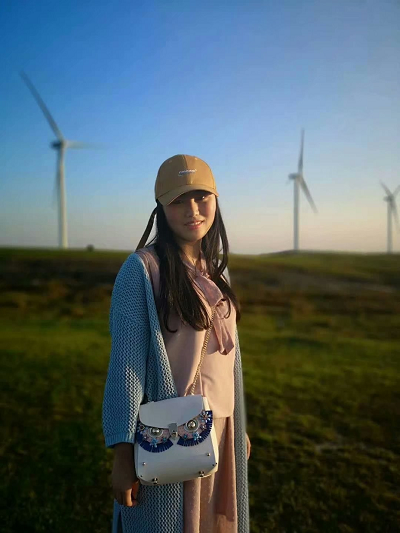
#> input picture blog40-ImageSegmentation/nv.png, 400 x 533 px, found by its file name
$ python blog33_09_sb.py
#> lines starting #> are read from the running program, lines starting #| are printed output that depends on the picture
#coding:utf-8
#By:Eastmount CSDN 2020-12-22
#该效果有点丑，读者可以设置透明度进一步优化，可能效果会好看些。
import cv2
import math
import numpy as np

#读取原始图像
img = cv2.imread('nv.png')
#> img is the input picture: shape (533, 400, 3); mean B, G, R 102.8, 99, 83.8

#获取图像行和列
rows, cols = img.shape[:2]
#> rows = 533; cols = 400

#新建目标图像
dst = np.zeros((rows, cols, 3), dtype="uint8")

#定义水波特效参数
wavelength = 20
amplitude = 30
phase = math.pi / 4

#获取中心点
centreX = 0.5
centreY = 0.5
radius = min(rows, cols) / 2
#> radius = 200

#设置水波覆盖面积
icentreX = cols*centreX
#> icentreX = 200
icentreY = rows*centreY
#> icentreY = 266.5

#图像水波特效
for i in range(rows):
    for j in range(cols):
        dx = j - icentreX
        dy = i - icentreY
        distance = dx*dx + dy*dy

        if distance>radius*radius:
            x = j
            y = i
        else:
            #计算水波区域
            distance = math.sqrt(distance)

            amount = amplitude * math.sin(distance / wavelength * 2*math.pi - phase)
            amount = amount *  (radius-distance) / radius
            amount = amount * wavelength / (distance+0.0001)
            x = j + dx * amount
            y = i + dy * amount

        #边界判断
        if x<0:
            x = 0
        if x>=cols-1:
            x = cols - 2
        if y<0:
            y = 0
        if y>=rows-1:
            y = rows - 2

        p = x - int(x)
        q = y - int(y)

        #图像水波赋值
        dst[i, j, :] = (1-p)*(1-q)*img[int(y),int(x),:] + p*(1-q)*img[int(y),int(x),:]
        + (1-p)*q*img[int(y),int(x),:] + p*q*img[int(y),int(x),:]
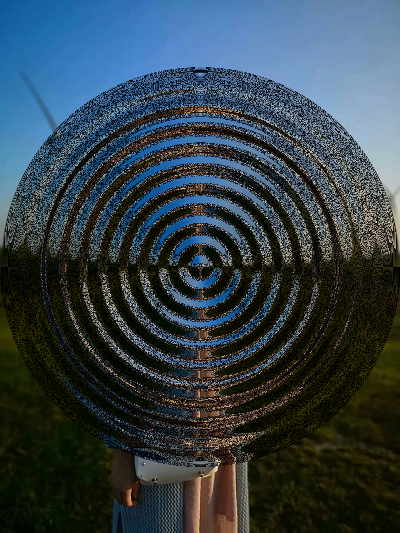
#> dst: shape (533, 400, 3); mean B, G, R 71.9, 64.7, 50.4

#显示图像
cv2.imshow('src', img)
cv2.imshow('dst', dst)

cv2.waitKey()
cv2.destroyAllWindows()

$ run again, with blog40-ImageSegmentation/hua.png copied over blog40-ImageSegmentation/nv.png
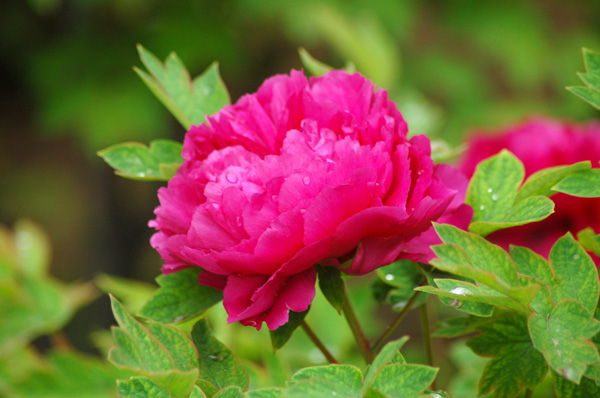
#> input picture blog40-ImageSegmentation/hua.png, 600 x 398 px, found by its file name
#> img is the input picture: shape (398, 600, 3); mean B, G, R 56.8, 94.7, 121.2
#> after the loop `for i in range(rows):`:
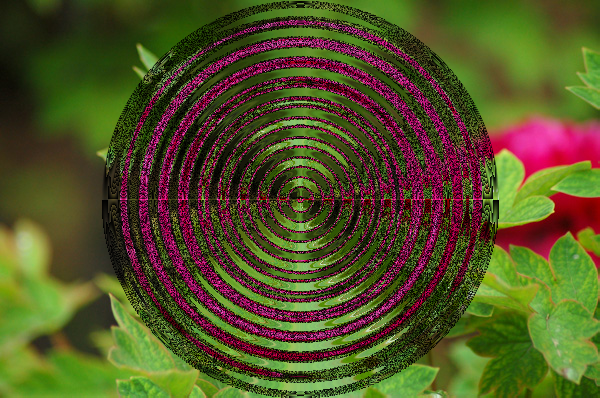
#> dst: shape (398, 600, 3); mean B, G, R 36.9, 81.1, 82.8

$ run again, with blog40-ImageSegmentation/scenery.png copied over blog40-ImageSegmentation/nv.png
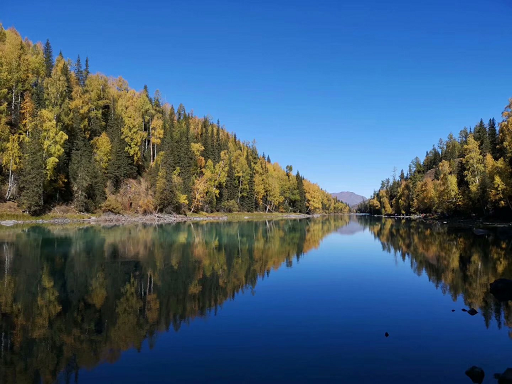
#> input picture blog40-ImageSegmentation/scenery.png, 512 x 384 px, found by its file name
#> img is the input picture: shape (384, 512, 3); mean B, G, R 117.2, 91.6, 64.3
#> after the loop `for i in range(rows):`:
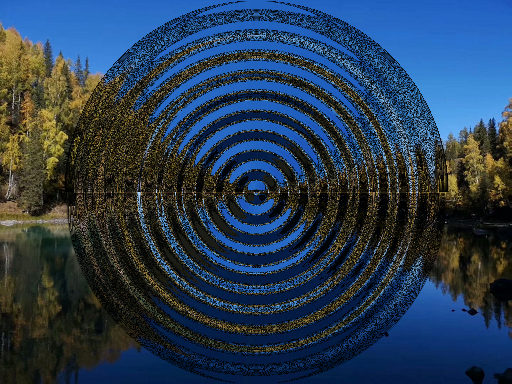
#> dst: shape (384, 512, 3); mean B, G, R 81.6, 59.9, 39.7
